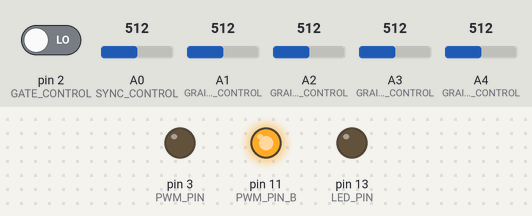
A sketch run on a simulated Arduino Uno, built with avr-gcc and run on an emulated ATmega328P. Parts: output pins drawn as LEDs (lit = HIGH). Dashed ring = blinking. The test bench sets the inputs (shaded band); at power-on: pin 2 (GATE_CONTROL) LOW, A1 (GRAIN_FREQ_CONTROL) = 512, A0 (SYNC_CONTROL) = 512, A2 (GRAIN_DECAY_CONTROL) = 512, A3 (GRAIN2_FREQ_CONTROL) = 512, A4 (GRAIN2_DECAY_CONTROL) = 512.

Above: at 1.2 s.
1.3 s: pin 2 (GATE_CONTROL) driven HIGH
At 1.69 s:
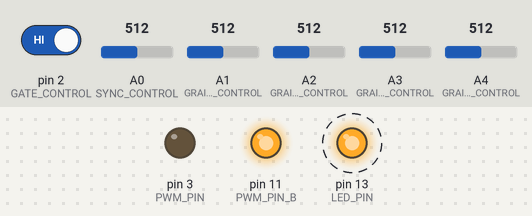
4.3 s: A1 (GRAIN_FREQ_CONTROL) set to 445
7.3 s: A1 (GRAIN_FREQ_CONTROL) set to 420
10.3 s: A0 (SYNC_CONTROL) set to 716
At 10.74 s:
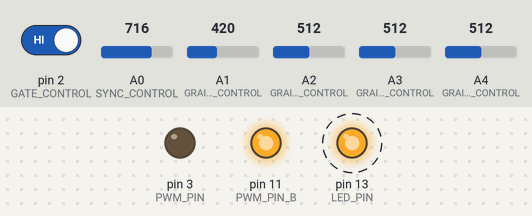
13.3 s: A2 (GRAIN_DECAY_CONTROL) set to 245
16.3 s: A3 (GRAIN2_FREQ_CONTROL) set to 30
Timing chart, 0 to 20.3 s (numbered marks = the images above; inputs shaded):
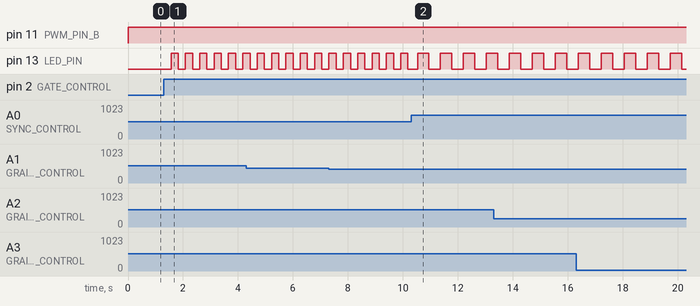

The sketch:

Synth.ino
```cpp
#include <avr/io.h>
#include <avr/interrupt.h>
#include <Arduino.h>

uint16_t syncPhaseAcc;
uint16_t syncPhaseInc;
uint16_t grainPhaseAcc;
uint16_t grainPhaseInc;
uint16_t grainAmp;
uint8_t grainDecay;
uint16_t grain2PhaseAcc;
uint16_t grain2PhaseInc;
uint16_t grain2Amp;
uint8_t grain2Decay;

boolean triggerGate;

// Analog input mappings
#define SYNC_CONTROL         (0)
#define GRAIN_FREQ_CONTROL   (1)
#define GRAIN_DECAY_CONTROL  (2)
#define GRAIN2_FREQ_CONTROL  (3)
#define GRAIN2_DECAY_CONTROL (4)
#define GATE_CONTROL         (2)

// PWM output pins
#define PWM_PIN       3                 // OCR2B
#define PWM_PIN_B     11                // OCR2A (inverted)
#define PWM_VALUE     OCR2B
#define PWM_VALUE_B   OCR2A
#define LED_PIN       13
#define LED_PORT      PORTB
#define LED_BIT       5
#define PWM_INTERRUPT TIMER2_OVF_vect

// Lookup tables (same as original)
uint16_t antilogTable[] = {
  64830, 64132, 63441, 62757, 62081, 61413, 60751, 60097, 59449, 58809, 58176, 57549, 56929, 56316, 55709, 55109,
  54515, 53928, 53347, 52773, 52204, 51642, 51085, 50535, 49991, 49452, 48920, 48393, 47871, 47356, 46846, 46341,
  45842, 45348, 44859, 44376, 43898, 43425, 42958, 42495, 42037, 41584, 41136, 40693, 40255, 39821, 39392, 38968,
  38548, 38133, 37722, 37316, 36914, 36516, 36123, 35734, 35349, 34968, 34591, 34219, 33850, 33486, 33125, 32768
};
uint16_t mapPhaseInc(uint16_t input) {
  return (antilogTable[input & 0x3f]) >> (input >> 6);
}

uint16_t midiTable[] = {
  17, 18, 19, 20, 22, 23, 24, 26, 27, 29, 31, 32, 34, 36, 38, 41, 43, 46, 48, 51, 54, 58, 61, 65, 69, 73,
  77, 82, 86, 92, 97, 103, 109, 115, 122, 129, 137, 145, 154, 163, 173, 183, 194, 206, 218, 231,
  244, 259, 274, 291, 308, 326, 346, 366, 388, 411, 435, 461, 489, 518, 549, 581, 616, 652, 691,
  732, 776, 822, 871, 923, 978, 1036, 1097, 1163, 1232, 1305, 1383, 1465, 1552, 1644, 1742,
  1845, 1955, 2071, 2195, 2325, 2463, 2610, 2765, 2930, 3104, 3288, 3484, 3691, 3910, 4143,
  4389, 4650, 4927, 5220, 5530, 5859, 6207, 6577, 6968, 7382, 7821, 8286, 8779, 9301, 9854,
  10440, 11060, 11718, 12415, 13153, 13935, 14764, 15642, 16572, 17557, 18601, 19708, 20879,
  22121, 23436, 24830, 26306
};
uint16_t mapMidi(uint16_t input) {
  return (midiTable[(1023 - input) >> 3]);
}

uint16_t pentatonicTable[54] = {
  0, 19, 22, 26, 29, 32, 38, 43, 51, 58, 65, 77, 86, 103, 115, 129, 154, 173, 206, 231, 259, 308, 346,
  411, 461, 518, 616, 691, 822, 923, 1036, 1232, 1383, 1644, 1845, 2071, 2463, 2765, 3288,
  3691, 4143, 4927, 5530, 6577, 7382, 8286, 9854, 11060, 13153, 14764, 16572, 19708, 22121, 26306
};
uint16_t mapPentatonic(uint16_t input) {
  uint8_t value = (1023 - input) / (1024 / 53);
  return (pentatonicTable[value]);
}

uint16_t fibonacciBeatTable[20] = {
  1, 1, 2 , 3, 5, 8, 13, 21, 34, 55, 89, 144
};
uint16_t mapFibonacciBeat(uint16_t input) {
  uint8_t value = (1023 - input) / (1024 / 20);
  return (fibonacciBeatTable[value]);
}

uint16_t bpmTable[16] = {
  1, 2, 3, 4, 5, 6, 7, 8, 9, 10, 11, 12, 13, 14, 15, 16
};
uint16_t mapBPM(uint16_t input) {
  uint8_t value = (1023 - input) / (1024 / 16);
  return (bpmTable[value]);
}

// Initialize PWM
void audioOn() {
  TCCR2A = _BV(COM2B1) | _BV(COM2A1) | _BV(WGM20);  // Enable both OCR2B (D3) and OCR2A (D11)
  TCCR2B = _BV(CS20);                               // No prescaler
  TIMSK2 = _BV(TOIE2);                              // Enable Timer2 overflow interrupt
}

void setup() {
  pinMode(PWM_PIN, OUTPUT);       // D3
  pinMode(PWM_PIN_B, OUTPUT);     // D11
  pinMode(LED_PIN, OUTPUT);
  pinMode(GATE_CONTROL, INPUT);   // Gate input
  audioOn();
}

void loop() {
  if (digitalRead(GATE_CONTROL) == HIGH) {
    if (triggerGate == true) {
      grainStart();
      triggerGate = false;
    }
    grainBuild();
  } else {
    triggerGate = true;
    grainBuild();
  }
}

void grainStart() {
  grainPhaseAcc = 0;
  grainAmp = 0x7fff;
  grain2PhaseAcc = 0;
  grain2Amp = 0x7fff;
  LED_PORT ^= 1 << LED_BIT;
}

void grainBuild() {
  syncPhaseInc = mapBPM(analogRead(SYNC_CONTROL));
  grainPhaseInc  = mapPhaseInc(analogRead(GRAIN_FREQ_CONTROL)) / 2;
  grainDecay     = analogRead(GRAIN_DECAY_CONTROL) / 8;
  grain2PhaseInc = mapPhaseInc(analogRead(GRAIN2_FREQ_CONTROL)) / 2;
  grain2Decay    = analogRead(GRAIN2_DECAY_CONTROL) / 4;
}

SIGNAL(PWM_INTERRUPT) {
  uint8_t value;
  uint16_t output;

  syncPhaseAcc += syncPhaseInc;
  if (syncPhaseAcc < syncPhaseInc) {
    if (digitalRead(GATE_CONTROL) == HIGH) {
      grainStart();
    }
  }

  grainPhaseAcc += grainPhaseInc;
  grain2PhaseAcc += grain2PhaseInc;

  value = (grainPhaseAcc >> 7) & 0xff;
  if (grainPhaseAcc & 0x8000) value = ~value;
  output = value * (grainAmp >> 8);

  value = (grain2PhaseAcc >> 7) & 0xff;
  if (grain2PhaseAcc & 0x8000) value = ~value;
  output += value * (grain2Amp >> 8);

  grainAmp -= (grainAmp >> 8) * grainDecay;
  grain2Amp -= (grain2Amp >> 8) * grain2Decay;

  output >>= 9;
  if (output > 255) output = 255;

  OCR2B = output;         // D3
  OCR2A = 255 - output;   // D11 (inverted)
}
```

Measured:
- after the input at 1.3 s, pin 13 (LED_PIN): alternates HIGH for 0.26 s and LOW for 0.26 s, starting after 0.27 s
- after the input at 10.3 s, pin 13 (LED_PIN): alternates HIGH for 0.42 s and LOW for 0.42 s, starting after 0.23 s
